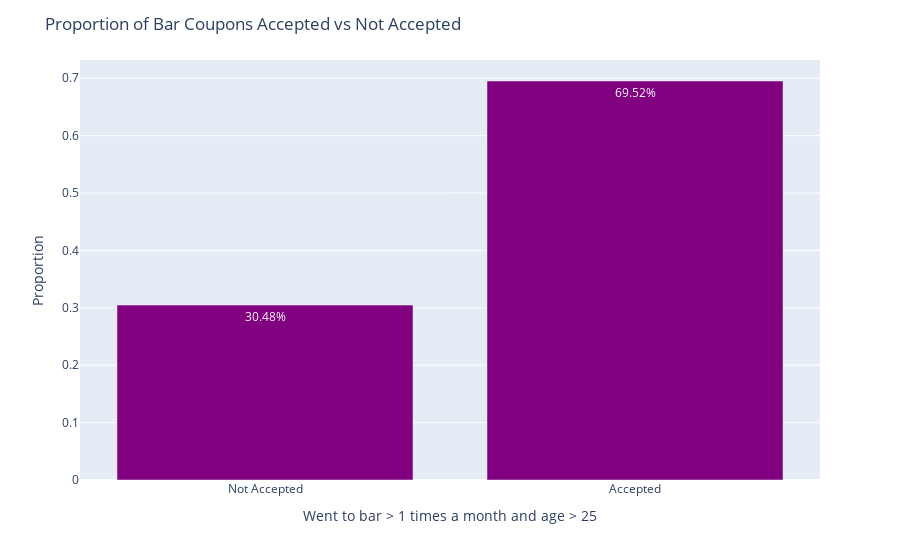
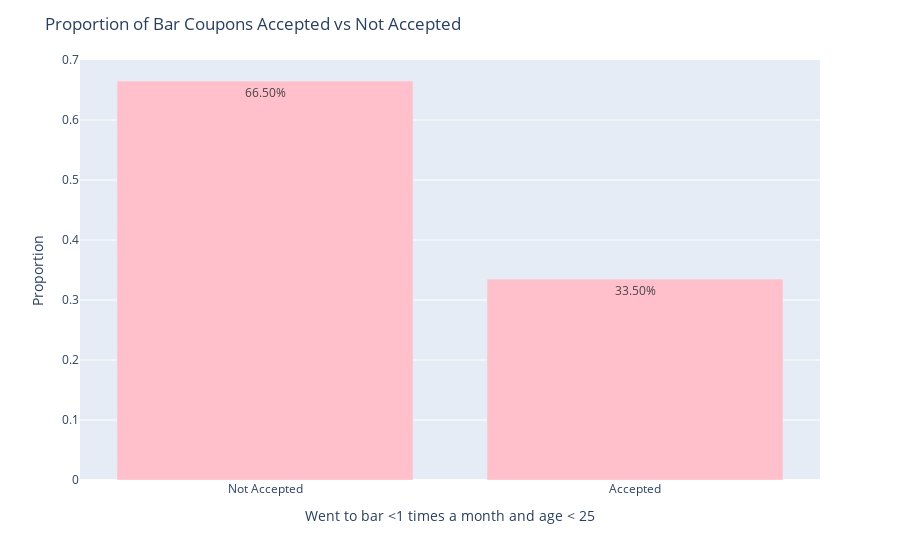

Here is the notebook cell these charts were saved with, in order:
### Markdown cell above
4. Compare the acceptance rate between drivers who go to a bar more than once a month and are over the age of 25 to the all others.  Is there a difference?

### Code cell
## look at drivers who frequent bars > 1 times a month and > 25 years of age to others 
## Age seems to be an object -> type string, we need to convert that to integer
age_mapping = {
    '21': 21,
    '26': 26,     
    '31': 31,         
    '36': 36,         
    '41': 41,          
    '46': 46,         
    '50plus': 50,         
    'below21': 20  
}

# Replace string values with integer for 'age'
bar_coupons_df['age'] = bar_coupons_df['age'].replace(age_mapping)
print(bar_coupons_df.info())

BarCoupon_acceptance_gt_1_plus25  = bar_coupons_df.loc[(bar_coupons_df['Bar'] > 1.0) & (bar_coupons_df['age'] > 25)]['Y'].mean()
NBarCoupon_acceptance_gt_1_plus25 = bar_coupons_df.loc[~((bar_coupons_df['Bar'] > 1.0) & (bar_coupons_df['age'] > 25))]['Y'].mean()
print(f"Acceptance rate for >1 bar visit & >25 age: {BarCoupon_acceptance_gt_1_plus25:.2f}")
print(f"Acceptance rate for all others: {NBarCoupon_acceptance_gt_1_plus25:.2f}")

# Creating a visual plot for the bar coupons accepted 
BarCoupon_acceptance_count_gt_1_plus25 = bar_coupons_df.loc[(bar_coupons_df['Bar'] > 1.0) & (bar_coupons_df['age'] > 25)]['Y'].value_counts(normalize=True)
NBarCoupon_acceptance_count_gt_1_plus25 = bar_coupons_df.loc[~((bar_coupons_df['Bar'] > 1.0) & (bar_coupons_df['age'] > 25))]['Y'].value_counts(normalize=True)

# Create a bar plot <=1 times 
fig = px.bar(x=BarCoupon_acceptance_count_gt_1_plus25.index, y=BarCoupon_acceptance_count_gt_1_plus25.values, text=BarCoupon_acceptance_count_gt_1_plus25.values, color_discrete_sequence=['purple'])
fig.update_traces(texttemplate='%{text:.2%}', textposition='inside')
fig.update_layout(
    xaxis=dict(
        title='Went to bar > 1 times a month and age > 25',
        tickmode='array',
        tickvals=[0, 1],
        ticktext=['Not Accepted', 'Accepted']
    ),
    yaxis=dict(
        title='Proportion'
    ),
    title='Proportion of Bar Coupons Accepted vs Not Accepted',
)
fig.show()

# Create a bar plot > 1 times 
fig = px.bar(x=NBarCoupon_acceptance_count_gt_1_plus25.index, y=NBarCoupon_acceptance_count_gt_1_plus25.values, text=NBarCoupon_acceptance_count_gt_1_plus25.values, color_discrete_sequence=['pink'])
fig.update_traces(texttemplate='%{text:.2%}', textposition='inside')
fig.update_layout(
    xaxis=dict(
        title='Went to bar <1 times a month and age < 25 ',
        tickmode='array',
        tickvals=[0, 1],
        ticktext=['Not Accepted', 'Accepted']
    ),
    yaxis=dict(
        title='Proportion'
    ),
    title='Proportion of Bar Coupons Accepted vs Not Accepted',
)
fig.show()

### Figure 1 — Plotly figure (JSON) as saved in the notebook; plotly's stock layout.template omitted (floating-point values rounded to 4 significant figures)
{"data": [{"alignmentgroup": "True", "hovertemplate": "x=%{x}<br>y=%{y}<br>text=%{text}<extra></extra>", "legendgroup": "", "marker": {"color": "purple", "pattern": {"shape": ""}}, "name": "", "offsetgroup": "", "orientation": "v", "showlegend": false, "text": [0.6952, 0.3048], "textposition": "inside", "texttemplate": "%{text:.2%}", "type": "bar", "x": [1, 0], "xaxis": "x", "y": [0.6952, 0.3048], "yaxis": "y"}], "layout": {"autosize": true, "barmode": "relative", "legend": {"tracegroupgap": 0}, "margin": {"t": 60}, "title": {"text": "Proportion of Bar Coupons Accepted vs Not Accepted"}, "xaxis": {"anchor": "y", "autorange": true, "domain": [0, 1], "range": [-0.5, 1.5], "tickmode": "array", "ticktext": ["Not Accepted", "Accepted"], "tickvals": [0, 1], "title": {"text": "Went to bar > 1 times a month and age > 25"}, "type": "linear"}, "yaxis": {"anchor": "x", "autorange": true, "domain": [0, 1], "range": [0, 0.7318], "title": {"text": "Proportion"}, "type": "linear"}}}

### Figure 2 — Plotly figure (JSON) as saved in the notebook; plotly's stock layout.template omitted (floating-point values rounded to 4 significant figures)
{"data": [{"alignmentgroup": "True", "hovertemplate": "x=%{x}<br>y=%{y}<br>text=%{text}<extra></extra>", "legendgroup": "", "marker": {"color": "pink", "pattern": {"shape": ""}}, "name": "", "offsetgroup": "", "orientation": "v", "showlegend": false, "text": [0.665, 0.335], "textposition": "inside", "texttemplate": "%{text:.2%}", "type": "bar", "x": [0, 1], "xaxis": "x", "y": [0.665, 0.335], "yaxis": "y"}], "layout": {"autosize": true, "barmode": "relative", "legend": {"tracegroupgap": 0}, "margin": {"t": 60}, "title": {"text": "Proportion of Bar Coupons Accepted vs Not Accepted"}, "xaxis": {"anchor": "y", "autorange": true, "domain": [0, 1], "range": [-0.5, 1.5], "tickmode": "array", "ticktext": ["Not Accepted", "Accepted"], "tickvals": [0, 1], "title": {"text": "Went to bar <1 times a month and age < 25 "}, "type": "linear"}, "yaxis": {"anchor": "x", "autorange": true, "domain": [0, 1], "range": [0, 0.7], "title": {"text": "Proportion"}, "type": "linear"}}}
